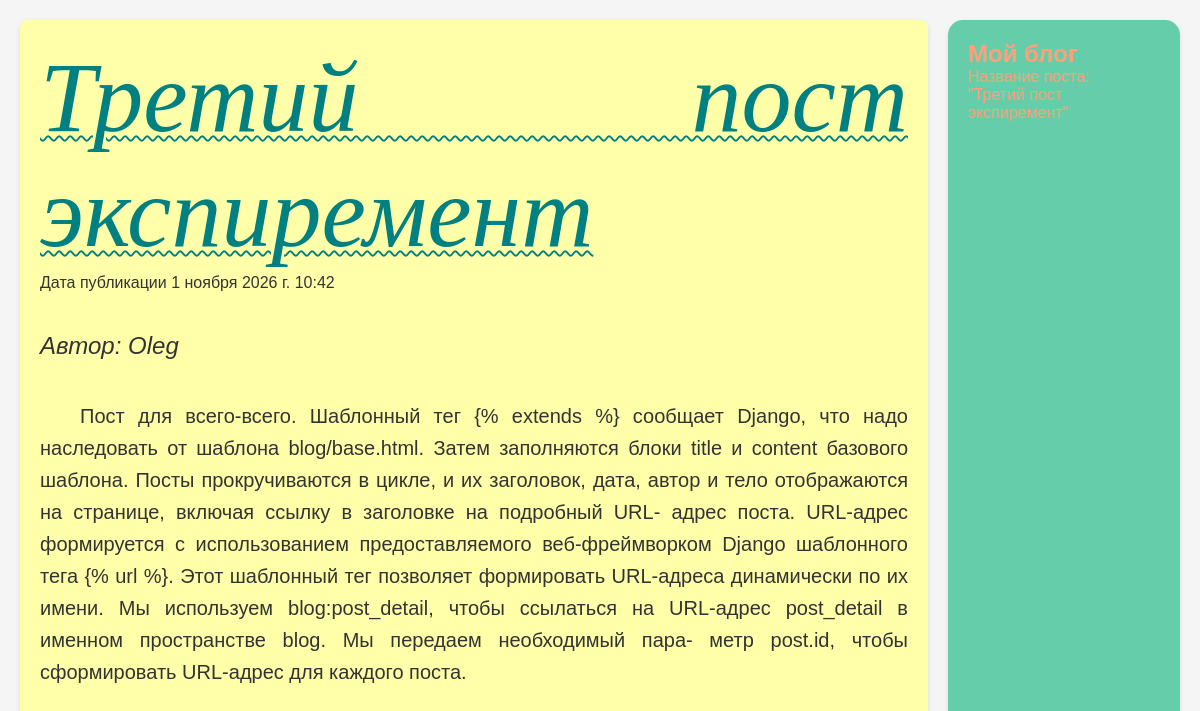
Screenshot of /2026/11/1/tretij-post-ekspirement/ with the database file from the repository.
### blogik/models.py (models this page shows, shortened)
class Post(models.Model):
    class Status(models.TextChoices):
        DRAFT = 'DF', 'Draft'
        PUBLISHED = 'PB', 'Published'
    title = models.CharField(max_length=250)
    slug = models.SlugField(max_length=250,
                            unique_for_date='publish')
    body = models.TextField()
    publish = models.DateTimeField(default=timezone.now)
    created = models.DateTimeField(auto_now_add=True)
    updated = models.DateTimeField(auto_now=True)
    status = models.CharField(max_length=2,
                              choices=Status.choices,
                              default=Status.DRAFT)#поле для упр-я постов
    author = models.ForeignKey(User,
                               on_delete=models.CASCADE,
                               related_name='blogik_posts')
    objects = models.Manager()
    published = PublishedManager()
    ooo = OooManager()
    class Meta:
        ordering = ['-publish']
        indexes = [
            models.Index(fields=['-publish']),
        ]
    def __str__(self):
        return self.title

### blogik/views.py (the view)
def post_detail(request, year, month, day, post_slug):
    post_obj = get_object_or_404(Post.published,
                          slug = post_slug,
                          publish__year=year,# publish поле из модели, которое содержит полную дату
                          publish__month=month,
                          publish__day=day,
                          ) #ORM запросы в SQL поэтом двойное __ (лукап)
    return render(request,
                  'blogik/post/detail.html',
                  {'post': post_obj})

### blogik/models.py (called while the page is built)
    def get_queryset(self):
        return super().get_queryset()\
                .filter(status=Post.Status.PUBLISHED)

### blogik/templates/blogik/post/detail.html (shortened to what this page needs)
{% extends 'blogik/base.html' %}
{% block content %}
    <p class="ooo"> {{ post }} </p>
    <p>Дата публикации {{ post.publish }}</p>
    <p class="author">Автор: {{ post.author|capfirst }}</p>
    <div class="body"> {{ post.body }}</div>
{% endblock %}
{% block sidebar %}
    <p>Название поста:</p>
    <p>"{{ post.title }}"</p>
{% endblock %}

### blogik/static/css/style.css (style rules this page uses)
* { margin: 0; padding: 0; box-sizing: border-box; }
body { font-family: Arial, sans-serif; background: #f5f5f5; color: #333; }
.ooo { color:#008080; font-family: georgia, serif; font-size: 100px; font-style: italic; margin-bottom:4px; text-decoration: underline wavy #008080; text-decoration-thickness: 2px; text-underline-offset: 4px; }
.author { margin-top: 40px; font-family: arial, serif; font-size: 24px; font-style: italic; }
.body { text-indent: 2em; width: 100%; font-family: Arial, serif; font-size: 20px; line-height: 1.6; margin-top: 40px; }

### rows the page displays
Post: title "Третий пост экспиремент", publish "1 ноября 2026 г. 10:42", author "Oleg", body "Пост для всего-всего. Шаблонный тег {% extends %} сообщает Django, что надо наследовать от шаблона blog/base.html. Затем заполняются блоки title и content базового шаблона. Посты прокручиваются в цикле, и их заголовок, дата, автор и тело отображаются на странице, включая ссылку в заголовке на подробный URL- адрес поста. URL-адрес формируется с использованием предоставляемого веб-фреймворком Django шаблонного тега {% url %}. Этот шаблонный тег позволяет формировать URL-адреса динамически по их имени. Мы используем blog:post_detail, чтобы ссылаться на URL-адрес post_detail в именном пространстве blog. Мы передаем необходимый пара- метр post.id, чтобы сформировать URL-адрес для каждого поста."
